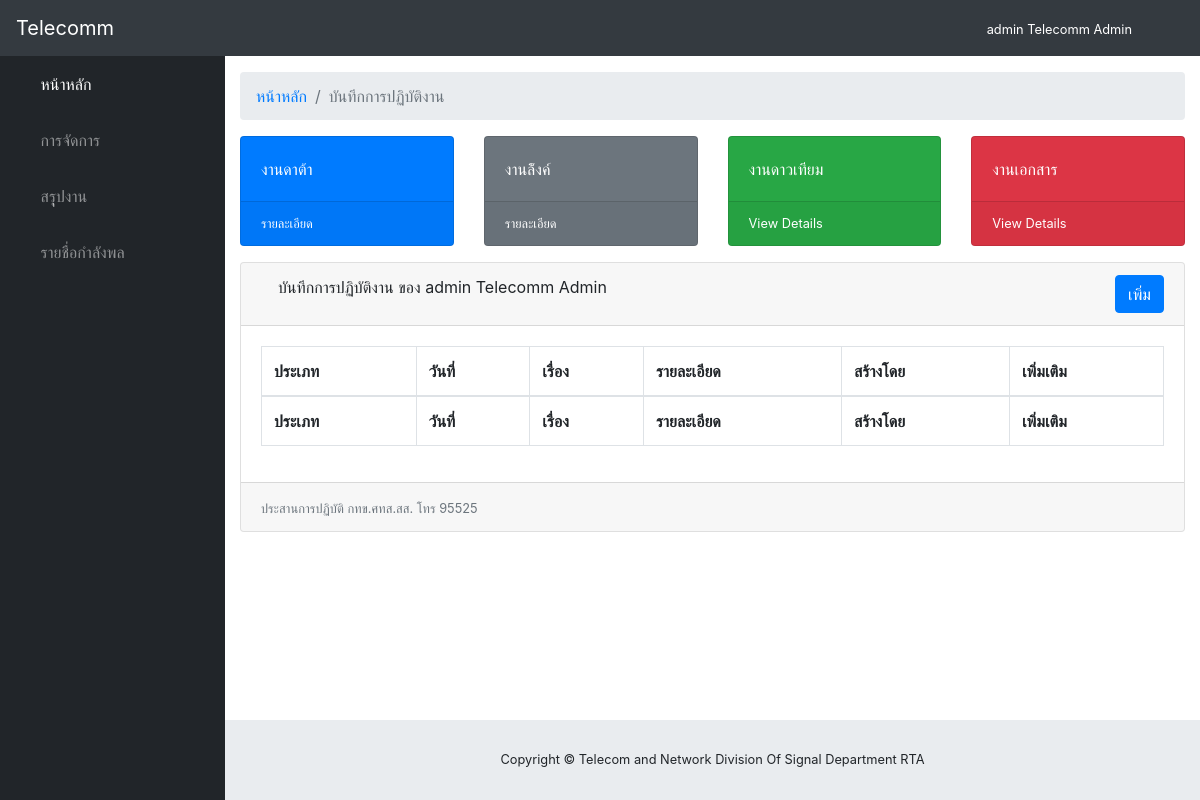
The app's page /works/ (signed in), older data.
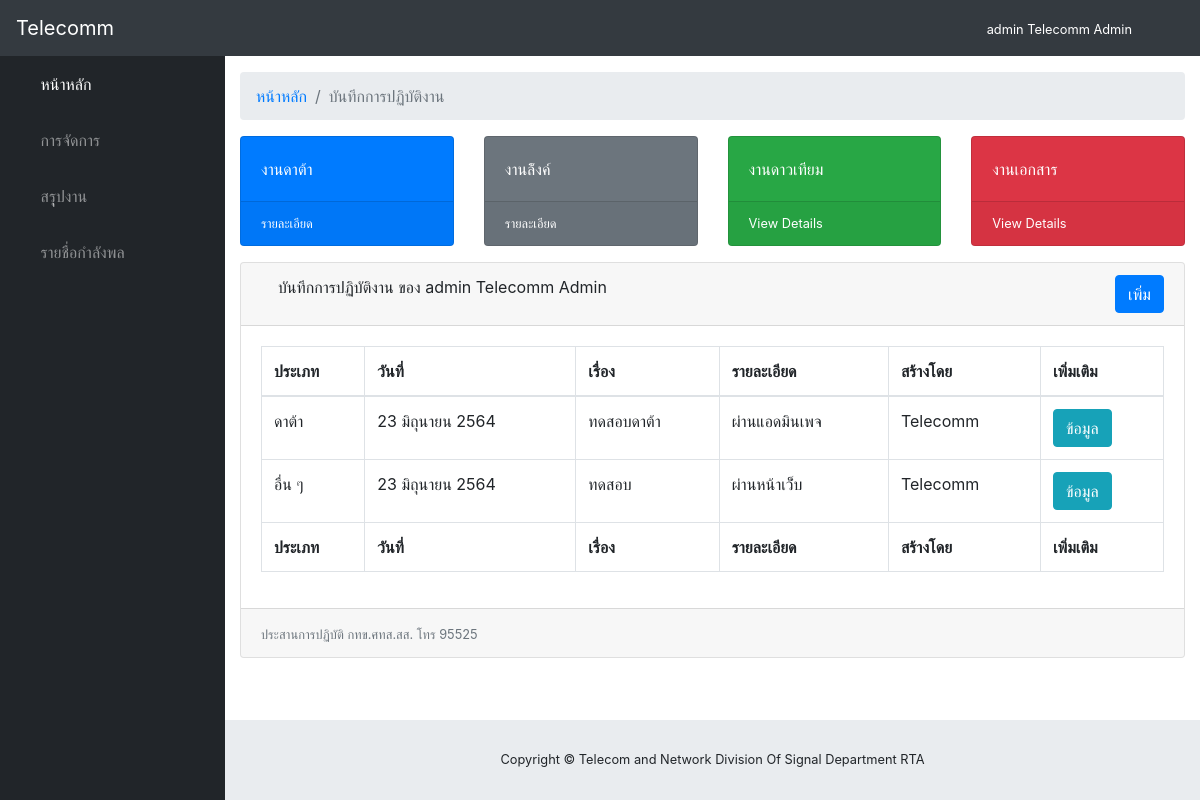
The same page, newer data.
### accounts/models.py (models this page shows)
class Employee(AbstractUser):
	rank = models.CharField(max_length=20)
	position = models.CharField(max_length=200)
	sector = models.CharField(max_length=100, choices=[
		('ส่วนกลาง', 'ส่วนกลาง'),
		('ทภ.1', 'ทภ.1'),
		('ทภ.2', 'ทภ.2'),
		('ทภ.3', 'ทภ.3'),
		('ทภ.4', 'ทภ.4'),
		('อื่นๆ', 'อื่นๆ')
	])
	place = models.CharField(max_length=200)
	phone = models.CharField(max_length=10)
	email = models.EmailField()

### works/models.py (models this page shows, shortened)
class Work(models.Model):
	TYPES = [
		('ดาต้า', 'ดาต้า'),
		('ลิ้งค์', 'ลิงค์'),
		('ดาวเทียม', 'ดาวเทียม'),
		('วงรอบ', 'วงรอบ'),
		('เอกสาร', 'เอกสาร'),
		('อื่น ๆ', 'อื่น ๆ')
	]
	work_date = models.DateField(auto_now_add=True)
	type = models.CharField(max_length=20, choices=TYPES, default='อื่น ๆ')
	name = models.CharField(max_length=200)
	detail = models.CharField(max_length=200)
	worker = models.ForeignKey(Employee, on_delete=models.CASCADE)

### works/views.py (the view)
# urls.py: path('', WorkView.as_view(), name='work'),
class WorkView(ListView):
	model = Work
	template_name = 'works/work.html'

### config/filters.py (called while the page is built)
@register.filter
def thaidate(var):
	n = ['มกราคม', 'กุมภาพันธ์', 'มีนาคม', 'เมษายน', 'พฤษภาคม', 'มิถุนายน', 'กรกฎาคม', 'สิงหาคม', 'กันยายน', 'ตุลาคม', 'พฤษศจิกายน', 'ธันวาคม']
	d = var.day
	m = n[var.month - 1 ]
	y = var.year + 543
	return f'{d} {m} {y}'

### works/templates/works/work.html (shortened to what this page needs)
{% extends "base.html" %}
{% block links %}
  <link href="/static/css/sb-admin.css" rel="stylesheet">
{% endblock %}
{% block body %}
<body id="page-top">
  <nav class="navbar navbar-expand navbar-dark bg-dark static-top">
    <a class="navbar-brand mr-1" href="{% url 'home' %}">Telecomm</a>
    <button class="btn btn-link btn-sm text-white order-1 order-sm-0" id="sidebarToggle" href="#">
      <i class="fas fa-bars"></i>
    </button>
    <div class="d-none d-md-inline-block form-inline ml-auto mr-0 mr-md-3 my-2 my-md-0">
      <small class="text text-white">{{ user.rank }} {{ user.first_name }} {{ user.last_name }}</small>
    </div>
    <ul class="navbar-nav ml-auto ml-md-0">
      <li class="nav-item dropdown no-arrow">
        <a class="nav-link dropdown-toggle" href="#" id="userDropdown" role="button" data-toggle="dropdown" aria-haspopup="true" aria-expanded="false">
          <i class="fas fa-user-circle fa-fw"></i>
        </a>
      </li>
    </ul>
  </nav>
  <div id="wrapper">
    <ul class="sidebar navbar-nav">
      <li class="nav-item active">
        <a class="nav-link" href="{% url 'home' %}">
          <i class="fas fa-fw fa-home"></i>
          <span>หน้าหลัก</span>
        </a>
      </li>
      <li class="nav-item dropdown">
        <a class="nav-link dropdown-toggle" href="#" id="pagesDropdown" role="button" data-toggle="dropdown" aria-haspopup="true" aria-expanded="false">
          <i class="fas fa-fw fa-folder"></i>
          <span>การจัดการ</span>
        </a>
      </li>
      <li class="nav-item">
        <a class="nav-link" href="#">
          <i class="fas fa-fw fa-chart-area"></i>
          <span>สรุุปงาน</span></a>
      </li>
      <li class="nav-item">
        <a class="nav-link" href="{% url 'employee' %}">
          <i class="fas fa-fw fa-table"></i>
          <span>รายชื่อกำลังพล</span></a>
      </li>
    </ul>
    <div id="content-wrapper">
      <div class="container-fluid">
        <ol class="breadcrumb">
          <li class="breadcrumb-item">
            <a href="{% url 'home' %}">หน้าหลัก</a>
          </li>
          <li class="breadcrumb-item active">บันทึกการปฏิบัติงาน</li>
        </ol>
        <div class="row">
          <div class="col-xl-3 col-sm-6 mb-3">
            <div class="card text-white bg-primary o-hidden h-100">
              <div class="card-body">
                <div class="card-body-icon">
                  <i class="fas fa-fw fa-signal"></i>
                </div>
                <div class="mr-5">งานดาต้า</div>
              </div>
              <a class="card-footer text-white clearfix small z-1" href="#">
                <span class="float-left">รายละเอียด</span>
                <span class="float-right">
                  <i class="fas fa-angle-right"></i>
                </span>
              </a>
            </div>
          </div>
          <div class="col-xl-3 col-sm-6 mb-3">
            <div class="card text-white bg-secondary o-hidden h-100">
              <div class="card-body">
                <div class="card-body-icon">
                  <i class="fas fa-fw fa-network-wired"></i>
                </div>
                <div class="mr-5">งานล้ิงค์</div>
              </div>
              <a class="card-footer text-white clearfix small z-1" href="#">
                <span class="float-left">รายละเอียด</span>
                <span class="float-right">
                  <i class="fas fa-angle-right"></i>
                </span>
              </a>
            </div>
          </div>
          <div class="col-xl-3 col-sm-6 mb-3">
            <div class="card text-white bg-success o-hidden h-100">
              <div class="card-body">
                <div class="card-body-icon">
                  <i class="fas fa-fw fa-satellite"></i>
                </div>
                <div class="mr-5">งานดาวเทียม</div>
              </div>
              <a class="card-footer text-white clearfix small z-1" href="#">
                <span class="float-left">View Details</span>
                <span class="float-right">
                  <i class="fas fa-angle-right"></i>
                </span>
              </a>
            </div>
          </div>
          <div class="col-xl-3 col-sm-6 mb-3">
            <div class="card text-white bg-danger o-hidden h-100">
              <div class="card-body">
                <div class="card-body-icon">
                  <i class="fas fa-fw fa-file"></i>
                </div>
                <div class="mr-5">งานเอกสาร</div>
              </div>
              <a class="card-footer text-white clearfix small z-1" href="#">
                <span class="float-left">View Details</span>
                <span class="float-right">
                  <i class="fas fa-angle-right"></i>
                </span>
              </a>
            </div>
          </div>
        </div>
        <div class="card mb-3">
          <div class="card-header">
            <i class="fas fa-tasks"></i>
            บันทึกการปฏิบัติงาน ของ {{ user.rank }} {{ user.first_name }} {{ user.last_name }}
              <a href="{% url 'work_add' %}" class="btn btn-primary float-right">เพิ่ม</a>
          </div>
          <div class="card-body">
            <div class="table-responsive">
              <table class="table table-bordered" id="dataTable" width="100%" cellspacing="0">
                <thead>
                  <tr>
                    <th>ประเภท</th>
                    <th>วันที่</th>
                    <th>เรื่อง</th>
                    <th>รายละเอียด</th>
                    <th>สร้างโดย</th>
                    <th>เพิ่มเติม</th>
                  </tr>
                </thead>
                <tfoot>
                  <tr>
                    <th>ประเภท</th>
                    <th>วันที่</th>
                    <th>เรื่อง</th>
                    <th>รายละเอียด</th>
                    <th>สร้างโดย</th>
                    <th>เพิ่มเติม</th>
                  </tr>
                </tfoot>
                <tbody>
                {% for work in object_list %}
                {% if user.id == work.worker.id %}
                  <tr>
                    <td>{{ work.type }}</td>
                    <td>{{ work.work_date|thaidate }}</td>
                    <td>{{ work.name|slice:":30" }}</td>
                    <td>{{ work.detail|slice:":20"|safe }}</td>
                    <td>{{ work.worker.first_name }}</td>
                    <td><a href="{% url 'work_detail' work.pk %}" class="btn btn-info">ข้อมูล</a></td>
                  </tr>
                  {% endif %}
                  {% endfor %}
                </tbody>
              </table>
            </div>
          </div>
          <div class="card-footer">
            <span class="small text-muted text-left">ประสานการปฏิบัติ กทข.ศทส.สส. โทร 95525</span>
          </div>
        </div>
      </div>
    </div>
  </div>
</body>
{% endblock %}

### core/templates/base.html (shortened to what this page needs)
{% load static %}
<!DOCTYPE html>
<html lang="en">
<head>
  <link href="{% static 'vendor/fontawesome-free/css/all.min.css' %}" rel="stylesheet" type="text/css">
  <link href="{% static 'vendor/datatables/dataTables.bootstrap4.css' %}" rel="stylesheet">
  {% block links %}
  {% endblock %}
</head>
{% block body %}
{% endblock %}
<footer class="sticky-footer">
  <div class="container my-auto">
    <div class="copyright text-center my-auto">
      <span>Copyright © Telecom and Network Division Of Signal Department RTA</span>
    </div>
  </div>
</footer>
</html>

Row changes from the older to the newer data that the page shows:
added Work: type "ดาต้า", work_date|thaidate "23 มิถุนายน 2564", name "ทดสอบดาต้า", detail "ผ่านแอดมินเพจ", worker.first_name "Telecomm"
added Work: type "อื่น ๆ", work_date|thaidate "23 มิถุนายน 2564", name "ทดสอบ", detail "ผ่านหน้าเว๋็บ", worker.first_name "Telecomm"
